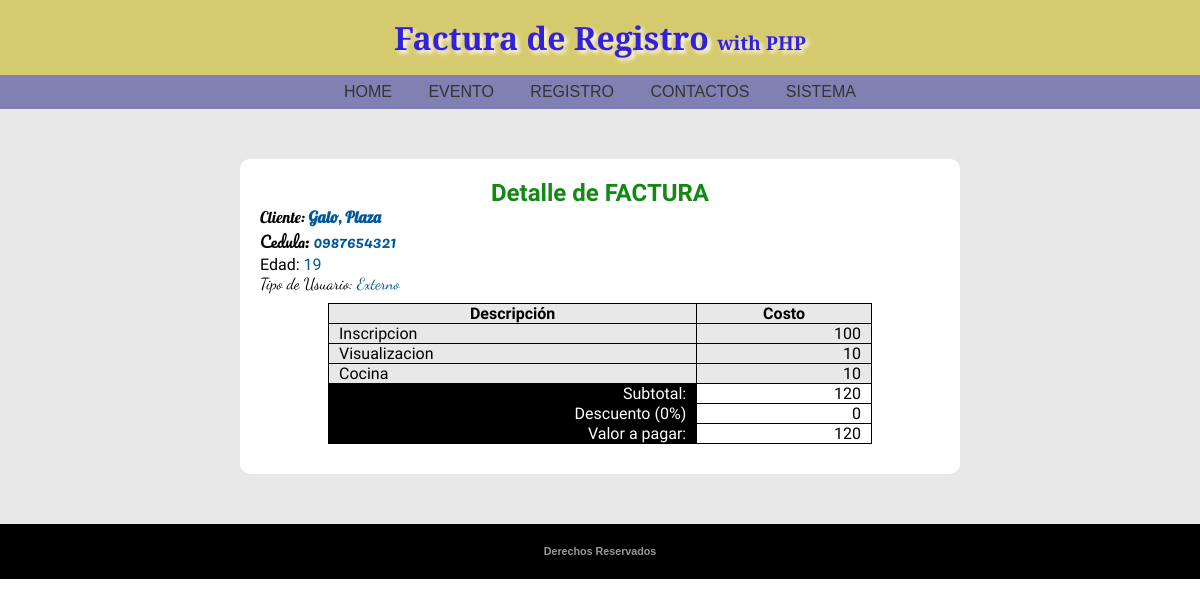
/internas/factura.php?idregistro=10, run on the app's committed database.
### tables this page shows
CREATE TABLE `registros` (
  `id` int(11) NOT NULL,
  `nombres` varchar(100) NOT NULL,
  `apellidos` varchar(100) NOT NULL,
  `direccion` varchar(100) NOT NULL,
  `correo` varchar(100) NOT NULL,
  `cedula` varchar(10) NOT NULL,
  `telefono` varchar(10) NOT NULL,
  `fecha_nacimiento` date NOT NULL,
  `tipo` varchar(1) NOT NULL,
  `curso` varchar(1) NOT NULL,
  `taller` varchar(10) NOT NULL
);

### internas/factura.php (the view, shortened to what this page needs)
<?php
    include("../dll/mysql.php");
    extract($_POST);
    $id = $_GET['idregistro'];
    $nombre="";
    $apellido="";
    $cedula="";
    $edad="";
    $costo_evento=100;
    $v_taller=10;
    $desc[0]=0.10;
    $desc[1]=0.20;
    $desc[2]=0.00;
    $valor_curso = 0;
    $valor_taller = 0;
    $usr[0]="Profesor";
    $usr[1]="Estudiante";
    $usr[2]="Externo";
    $tipo=0;
    $sqlregistro = "select * from registros WHERE id = $id";
    $registros = mysqli_query($link, $sqlregistro) or die('error de sql');
    while ($registro = mysqli_fetch_array($registros,MYSQLI_ASSOC)) {
        $nombre = $registro['nombres'];
        $apellido = $registro['apellidos'];
        $cedula = $registro['cedula'];
        $fecha = $registro['fecha_nacimiento'];
        $tiempo = strtotime($fecha);
        $ahora = time();
        $edad = ($ahora-$tiempo)/(60*60*24*365.25);
        $edad = floor($edad);
        switch ($registro['tipo']) {
            default:
                $tipo=3;
        }
        $sqltalleres = "select * from registrotaller rt, talleres t where id_registro = $id and t.id = rt.id_taller";
        $talleres = mysqli_query($link, $sqltalleres) or die('Error SQL consulta tallers');
        $talleres_array = array();
        while ($taller = mysqli_fetch_array($talleres,MYSQLI_ASSOC)) {
            array_push($talleres_array, $taller['nombre']);
            $valor_taller += $v_taller;
        }
    }
    $subtotal = $costo_evento;
    $subtotal += $valor_curso;
    $subtotal += $valor_taller;
    $descaplicado = $desc[$tipo-1];
    $descaplicado = $subtotal * $descaplicado;
    $valor_pago = $subtotal - $descaplicado;
?>
<!DOCTYPE html>
<html lang="es">
<head>
	<link rel="stylesheet" type="text/css" href="../css/estilos.css">
	<link rel="stylesheet" type="text/css" href="../css/icons.css">
</head>
<body>
    <header>
		<h1>Factura de Registro <span class="slogan">with PHP</span></h1>
	</header>
	<nav>
		<a href="">Home</a>
		<a href="">Evento</a>
		<a href="">Registro</a>
		<a href="">Contactos</a>
		<a href="">Sistema</a>
	</nav>
	<main class="lista">
        <section class="factura centrar">
            <h2 class='fuente6'>Detalle de FACTURA</h2>
            <div class="cliente">
                <p class="negro fuente4">Cliente: <span class="negrita azul"><?php echo $nombre .", ". $apellido ?></span></p>
                <p class="negro fuente5">Cedula: <span class="azul"><?php echo $cedula ?></span></p>
                <p class="negro fuente6">Edad: <span class="azul"><?php echo $edad ?></span></p>
                <p class="negro fuente7">Tipo de Usuario: <span class="azul"><?php echo $usr[$tipo-1] ?></span></p>
            </div>
            <div class="items">
                <table class="detalle negro fuente8">
                    <tr>
                        <th>Descripción</th>
                        <th>Costo</th>
                    </tr>
                    <tr>
                        <td class="textizq">Inscripcion</td>
                        <td class="textder"><?php echo $costo_evento ?></td>
                    </tr>
                    <?php
                        if (!empty($talleres_array)) {
                            for ($i=0; $i < count($talleres_array); $i++) { ?>
                                <tr>
                                    <td class="textizq"><?php echo $talleres_array[$i] ?></td>
                                    <td class="textder"><?php echo $v_taller ?></td>
                                </tr>
                    <?php
                            }
                        }
                     ?>
                    <tr>
                        <td class="textder fnegro blanco fuente13">Subtotal:</td>
                        <td class="textder fblanco negro fuente13"><?php echo $subtotal ?></td>
                    </tr>
                    <tr>
                        <td class="textder fnegro blanco fuente13">Descuento (<?php echo $desc[$tipo-1]*100 ?>%)</td>
                        <td class="textder fblanco negro fuente13"><?php echo $descaplicado ?></td>
                    </tr>
                    <tr>
                        <td class="textder fnegro blanco fuente13">Valor a pagar:</td>
                        <td class="textder fblanco negro fuente13"><?php echo $valor_pago ?></td>
                    </tr>
                </table>
            </div>
        </section>
	</main>
	<footer>
		<h6>Derechos Reservados</h6>
	</footer>
</body>
</html>

### css/estilos.css (style rules this page uses)
* { padding: 0; margin: 0; }
body { font-family: helvetica; }
header { background: #D6CA6E; color: #fff; }
h1 { text-align: center; }
header h1 { padding: 0.5em 2em; font-family: 'Josefin Slab'; color: #3220DEFF; text-shadow: 3px 3px 4px #FFF; }
header h1 .slogan { font-size: 0.6em; }
nav { background: #8080B2; text-align: center; padding: 0.5em 1em; }
nav a { color: #333; text-decoration: none; text-transform: uppercase; padding: 0.5em 1em; }
main { width: 100%; margin: 0 auto; background: #E8E8E8; }
h2 { text-align: center; }
main h2 { color: #148814; }
footer { background: #000; color: #999; text-align: center; }
footer h6 { padding: 2em 2em; }
.lista { padding: 50px 0px; }
.factura { background: #FFF; font-size: 1em; border-radius: 10px; padding: 20px; margin: 0px 10px; }
.items { margin: 10px 0px; }
.detalle { background: #E8E8E8; }
.items .detalle { width: 80%; margin-left: 10%; margin-right: 10%; }
.cliente { font-size: 1em; }
.centrar { margin-right: 20%; margin-left: 20%; }
.fuente4 { font-family: 'Lobster', cursive; }
.fuente5 { font-family: 'Pacifico', cursive; }
.fuente6 { font-family: 'Shadows Into Light', cursive; }
.fuente7 { font-family: 'Dancing Script', cursive; }
.fuente8 { font-family: 'Kaushan Script', cursive; }
.fuente13 { font-family: 'Handlee', cursive; }
.fnegro { background: #000000; }
.fblanco { background: #FFFFFF; }
.azul { color: #01579B; }
.negro { color: #000000; }
.blanco { color: #FFFFFF; }
.negrita { font-weight: bold; }
table { border-collapse: collapse; font-size: 1em; }
table th { text-align: center; padding: 0px 20px; }
table th, table td { padding: 0px 10px; }
table th, table td { border: 1px solid black; }
.textizq { text-align: left; }
.textder { text-align: right; }

### data on the page
registros: nombres "Galo", apellidos "Plaza", cedula "0987654321", fecha_nacimiento "19", tipo "Externo", $desc[$tipo-1]*100 "0"

### other printed values
$costo_evento "100"
$talleres_array[$i] "Visualizacion"
$talleres_array[$i] "Cocina"
$subtotal "120"
$descaplicado "0"
$valor_pago "120"
